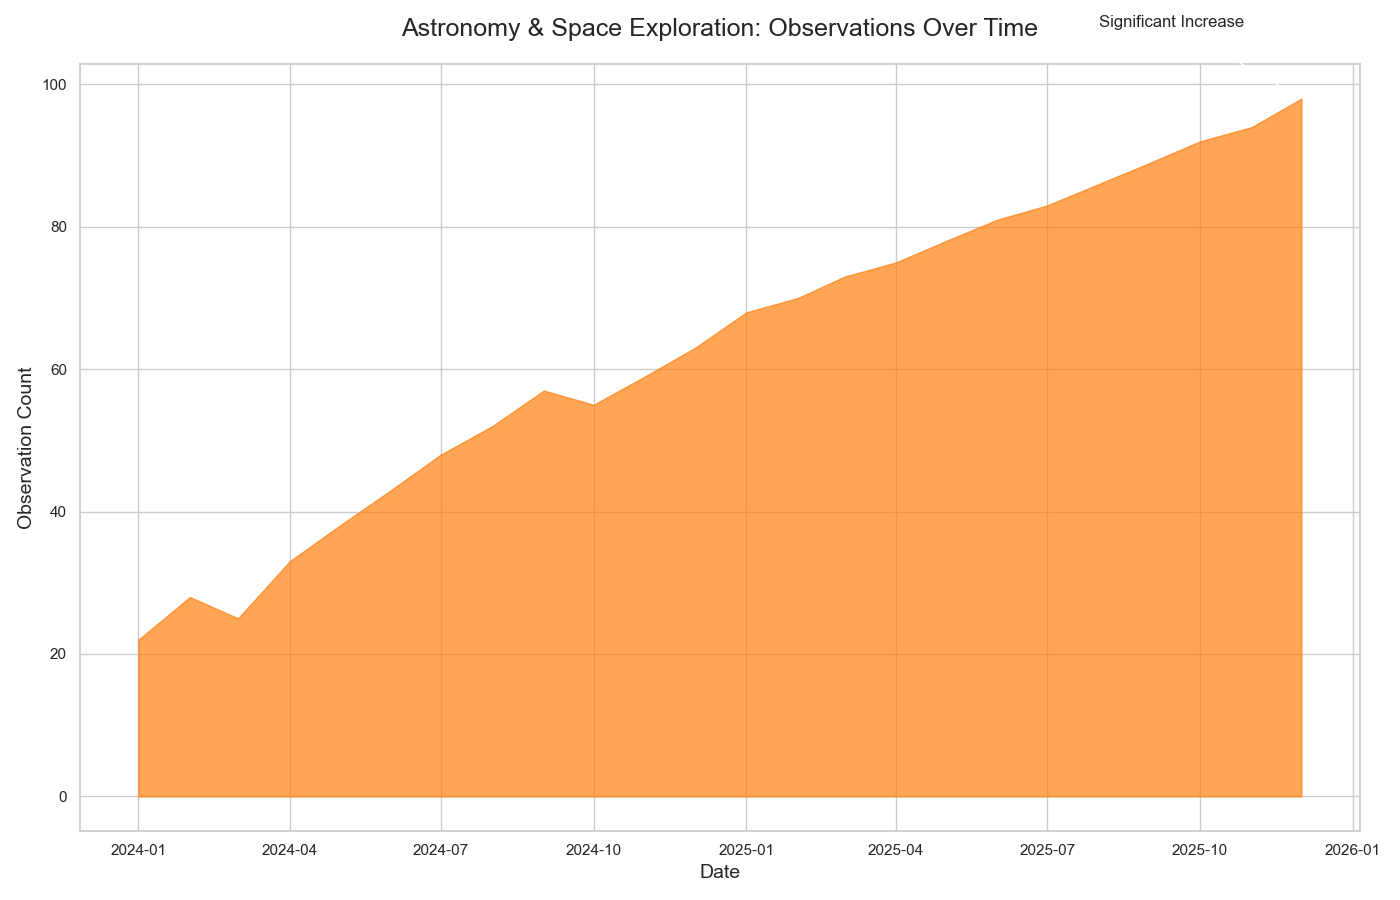

Write the Python code that produced this figure.

import matplotlib.pyplot as plt
import pandas as pd
import numpy as np

data = {
    'Date': pd.date_range(start='2024-01-01', periods=24, freq='MS'),
    'Value': [22, 28, 25, 33, 38, 43, 48, 52, 57, 55, 59, 63, 68, 70, 73, 75, 78, 81, 83, 86, 89, 92, 94, 98]
}
df = pd.DataFrame(data)

fig, ax = plt.subplots(figsize=(14, 9))
ax.fill_between(df['Date'], df['Value'], color='#ff7f0e', alpha=0.7)

ax.set_title('Astronomy & Space Exploration: Observations Over Time', fontsize=18, pad=20)
ax.set_xlabel('Date', fontsize=14)
ax.set_ylabel('Observation Count', fontsize=14)
ax.annotate('Significant Increase', xy=(df['Date'].iloc[-1], df['Value'].iloc[-1]), xytext=(df['Date'].iloc[-5], df['Value'].iloc[-1] + 10),
             arrowprops=dict(facecolor='black', arrowstyle='->'),
             fontsize=12)

plt.tight_layout()
plt.show()
